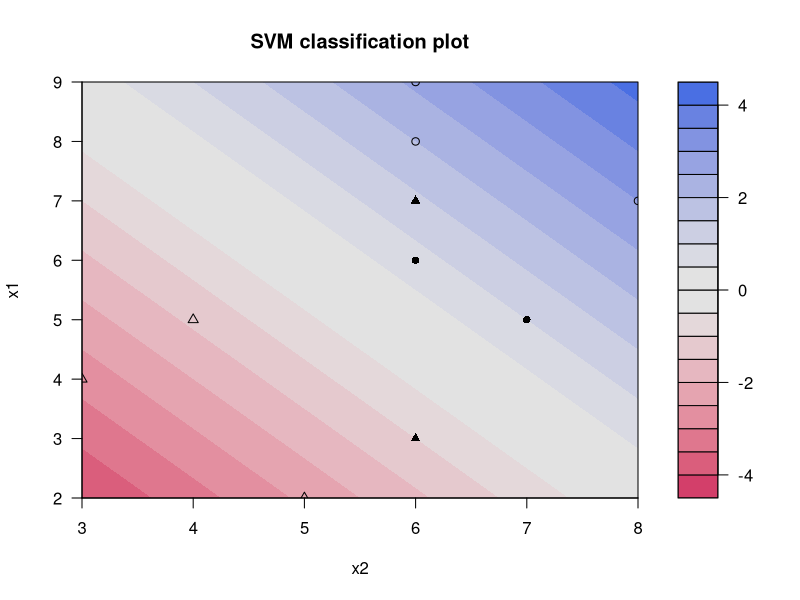

This figure's R source:
# ch9 SVM
# ch9.2 linearly inseparable

# ex9.2

# load package
library(kernlab)

# load data
dat <- read.csv("data/ch9_dat2.csv")
dat$class <- factor(dat$class)
dat

# SVM training
model <- ksvm(
  class ~ x1 + x2,
  data = dat,
  scaled = FALSE,
  kernel = "vanilladot",
  C = 1
)

# support vectors
model@alphaindex[[1]]

# alpha values for support vectors
model@alpha[[1]]

# objective value
# note that we placed minus(-) sign
-model@obj

# hyperplane coefficient vector w and intercept b
w <- model@coef[[1]] %*% model@xmatrix[[1]]
w

# hyperplane's intercept b
# Note that we placed minus(-) sign
-model@b

# misclassified objects
which(model@ymatrix != as.integer(model@fitted))

# visualize
plot(model, data = dat)



# Try with C = 1, C = 5 and C = 100
Cs <- c(1, 5, 100)
models <- vector("list", length = length(Cs))

for (i in seq_along(Cs)) {
  message(paste0("-------\nC = ", Cs[i], "\n-------"))

  # SVM with 2nd order polynomial kernel
  models[[i]] <- ksvm(
    class ~ x1 + x2,
    data = dat,
    scaled = FALSE,
    kernel = "vanilladot",
    C = Cs[i]
  )

  # support vectors
  message("Support vectors:")
  print(models[[i]]@alphaindex[[1]])

  # alpha values for support vectors
  message("Alpha values for support vectors:")
  print(round(models[[i]]@alpha[[1]], 4))

  # objective value
  # note that we placed minus(-) sign
  message("Objective value:")
  print(-models[[i]]@obj)

  # hyperplane coefficient vector w and intercept b
  message("Hyperplane coefficients (w):")
  w <- models[[i]]@coef[[1]] %*% models[[i]]@xmatrix[[1]]
  print(w)

  # hyperplane's intercept b
  # Note that we placed minus(-) sign
  message("Hyperplane intercept (b):")
  print(-models[[i]]@b)

  # misclassified objects
  message("Misclassified instances:")
  print(which(models[[i]]@ymatrix != as.integer(models[[i]]@fitted)))
}
